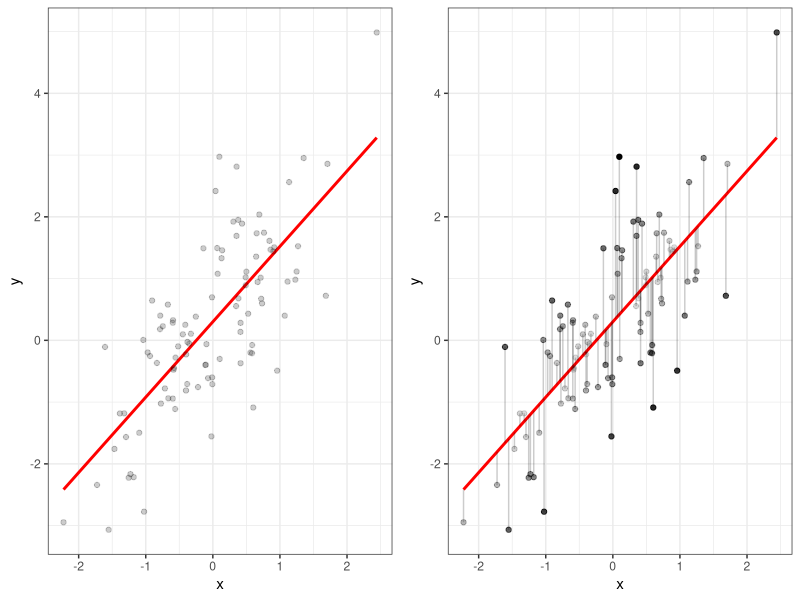

Here is the R script that generated this plot:
## ---- chunk 1
list_of_packages<-c("tidyverse","stats","ggpubr")
new.packages <- list_of_packages[!(list_of_packages %in% installed.packages()[,"Package"])]
if(length(new.packages))install.packages(new.packages,dependencies = TRUE)

library(tidyverse)
library(stats)
library(ggpubr)

#simulate some data based on a known structure

b0 = 0.1
b1=1.2
err<-rnorm(100,0,1)

x<-rnorm(100,0,1)
y<-b0+b1*x+err

data.lm <- data.frame(y=y,x=x)
mylm1 <- lm(y ~ x, data = data.lm)

data.lm$pred <- predict(mylm1)
data.lm$resid <- residuals(mylm1)

g1<-ggplot(data.lm, aes(x = x, y = y)) +
  geom_smooth(method = "lm", se = FALSE, color = "red") +
  geom_point(alpha = 0.2) +  # Alpha mapped to abs(residuals)
  guides(alpha = FALSE) + theme_bw()

g2<-ggplot(data.lm, aes(x = x, y = y)) +
  geom_smooth(method = "lm", se = FALSE, color = "red") +
  geom_segment(aes(xend = x, yend = pred), alpha = .2) +
  geom_point(aes(alpha = abs(resid))) +  # Alpha mapped to abs(residuals)
  guides(alpha = FALSE) + theme_bw()

ggarrange(g1,g2,nrow=1,ncol=2)

